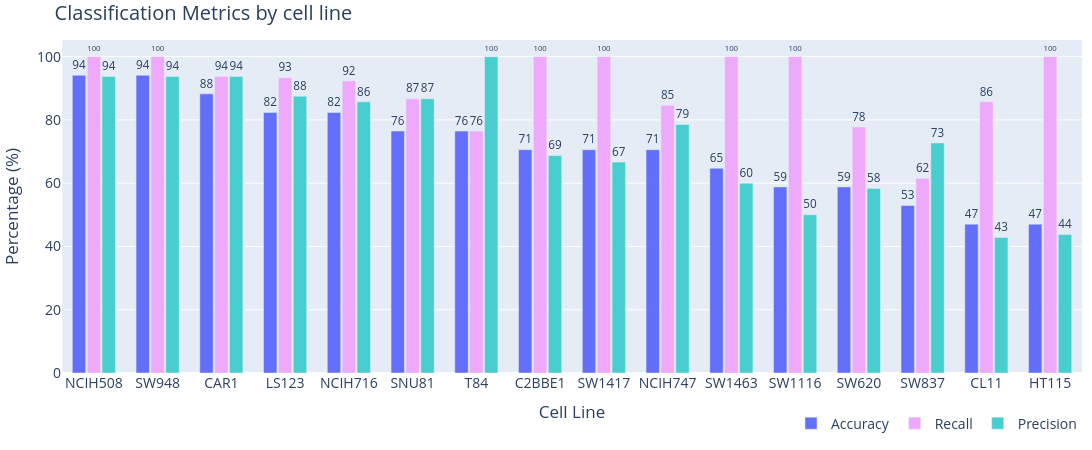
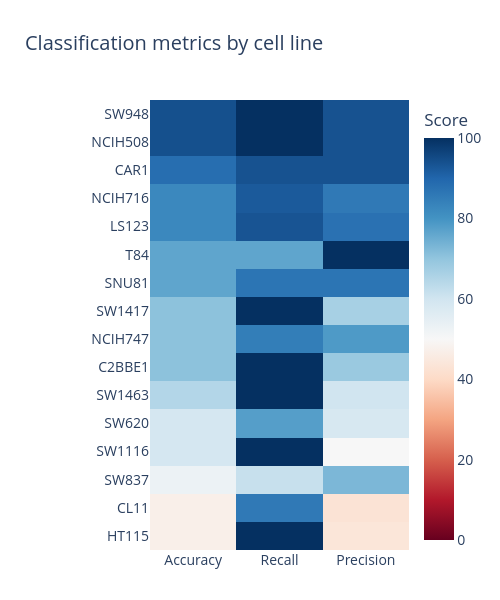
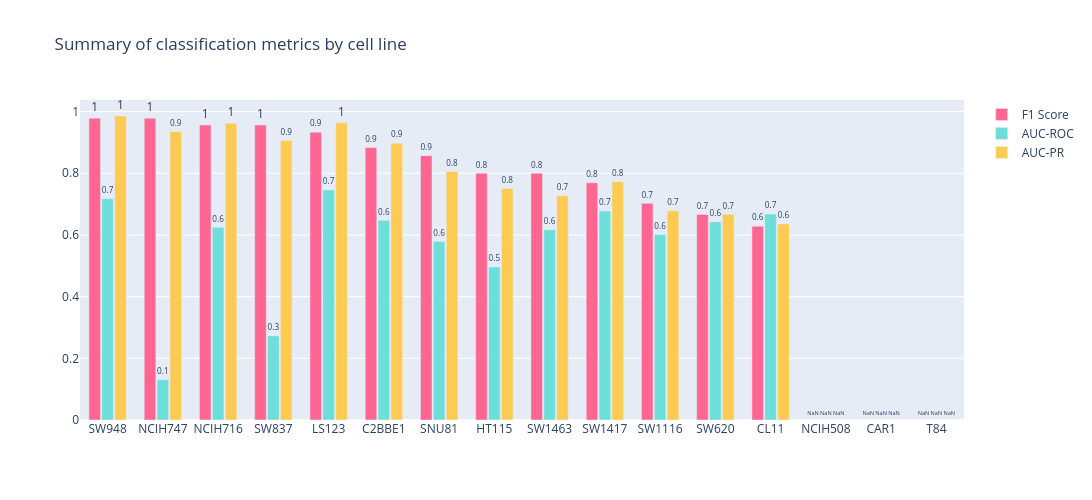
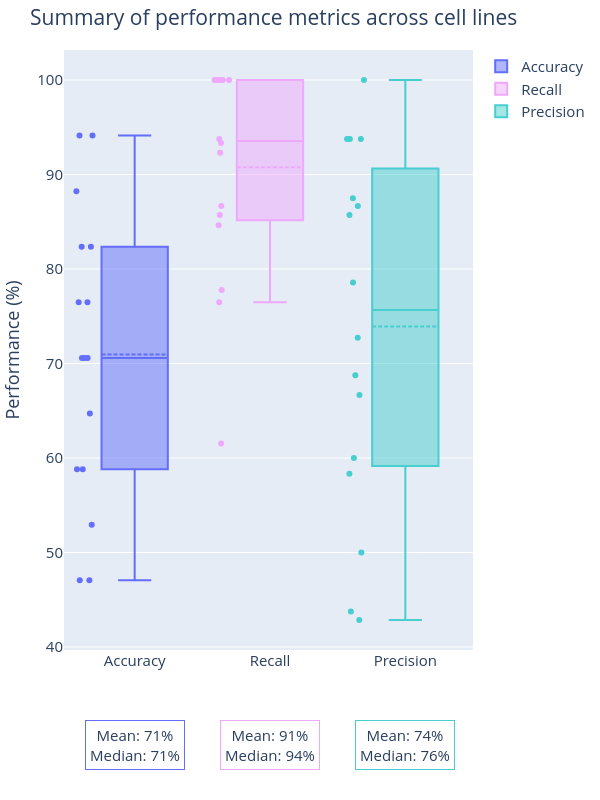

The notebook cell saved with these charts, in order:
### Markdown cell above
### Classification by Cell Line

### Code cell
make_classification_plots(
    str(results_dir), 
    plots_dir=str(plots_dir), 
    show=show,
    analysis_type="cell_line",
    debug=False
)

### Figure 1 — Plotly figure (JSON) as saved in the notebook; plotly's stock layout.template omitted (floating-point values rounded to 4 significant figures)
{"data": [{"marker": {"color": "#636EFA"}, "name": "Accuracy", "text": [94.0, 94.0, 88.0, 82.0, 82.0, 76.0, 76.0, 71.0, 71.0, 71.0, 65.0, 59.0, 59.0, 53.0, 47.0, 47.0], "textposition": "outside", "type": "bar", "x": ["NCIH508", "SW948", "CAR1", "LS123", "NCIH716", "SNU81", "T84", "C2BBE1", "SW1417", "NCIH747", "SW1463", "SW1116", "SW620", "SW837", "CL11", "HT115"], "y": [94.12, 94.12, 88.24, 82.35, 82.35, 76.47, 76.47, 70.59, 70.59, 70.59, 64.71, 58.82, 58.82, 52.94, 47.06, 47.06]}, {"marker": {"color": "#EEA9FC"}, "name": "Recall", "text": [100.0, 100.0, 94.0, 93.0, 92.0, 87.0, 76.0, 100.0, 100.0, 85.0, 100.0, 100.0, 78.0, 62.0, 86.0, 100.0], "textposition": "outside", "type": "bar", "x": ["NCIH508", "SW948", "CAR1", "LS123", "NCIH716", "SNU81", "T84", "C2BBE1", "SW1417", "NCIH747", "SW1463", "SW1116", "SW620", "SW837", "CL11", "HT115"], "y": [100.0, 100.0, 93.75, 93.33, 92.31, 86.67, 76.47, 100.0, 100.0, 84.62, 100.0, 100.0, 77.78, 61.54, 85.71, 100.0]}, {"marker": {"color": "#48CECE"}, "name": "Precision", "text": [94.0, 94.0, 94.0, 88.0, 86.0, 87.0, 100.0, 69.0, 67.0, 79.0, 60.0, 50.0, 58.0, 73.0, 43.0, 44.0], "textposition": "outside", "type": "bar", "x": ["NCIH508", "SW948", "CAR1", "LS123", "NCIH716", "SNU81", "T84", "C2BBE1", "SW1417", "NCIH747", "SW1463", "SW1116", "SW620", "SW837", "CL11", "HT115"], "y": [93.75, 93.75, 93.75, 87.5, 85.71, 86.67, 100.0, 68.75, 66.67, 78.57, 60.0, 50.0, 58.33, 72.73, 42.86, 43.75]}], "layout": {"bargap": 0.3, "bargroupgap": 0.1, "barmode": "group", "font": {"size": 14}, "height": 450, "legend": {"font": {"size": 14}, "orientation": "h", "x": 1, "xanchor": "right", "y": -0.2, "yanchor": "bottom"}, "margin": {"b": 10, "l": 10, "r": 10, "t": 40}, "title": {"text": "Classification Metrics by cell line"}, "width": 1400, "xaxis": {"title": {"text": "Cell Line"}}, "yaxis": {"title": {"text": "Percentage (%)"}}}}

### Figure 2 — Plotly figure (JSON) as saved in the notebook; plotly's stock layout.template omitted (floating-point values rounded to 4 significant figures)
{"data": [{"colorbar": {"title": {"text": "Score"}}, "colorscale": [[0, "rgb(103,0,31)"], [0.1, "rgb(178,24,43)"], [0.2, "rgb(214,96,77)"], [0.3, "rgb(244,165,130)"], [0.4, "rgb(253,219,199)"], [0.5, "rgb(247,247,247)"], [0.6, "rgb(209,229,240)"], [0.7, "rgb(146,197,222)"], [0.8, "rgb(67,147,195)"], [0.9, "rgb(33,102,172)"], [1, "rgb(5,48,97)"]], "type": "heatmap", "x": ["Accuracy", "Recall", "Precision"], "y": ["HT115", "CL11", "SW837", "SW1116", "SW620", "SW1463", "C2BBE1", "NCIH747", "SW1417", "SNU81", "T84", "LS123", "NCIH716", "CAR1", "NCIH508", "SW948"], "z": [[47.06, 100.0, 43.75], [47.06, 85.71, 42.86], [52.94, 61.54, 72.73], [58.82, 100.0, 50.0], [58.82, 77.78, 58.33], [64.71, 100.0, 60.0], [70.59, 100.0, 68.75], [70.59, 84.62, 78.57], [70.59, 100.0, 66.67], [76.47, 86.67, 86.67], [76.47, 76.47, 100.0], [82.35, 93.33, 87.5], [82.35, 92.31, 85.71], [88.24, 93.75, 93.75], [94.12, 100.0, 93.75], [94.12, 100.0, 93.75]], "zmax": 100, "zmin": 0}], "layout": {"font": {"size": 14}, "height": 600, "margin": {"b": 50, "l": 150, "r": 50, "t": 100}, "title": {"text": "Classification metrics by cell line"}, "width": 500}}

### Figure 3 — Plotly figure (JSON) as saved in the notebook; plotly's stock layout.template omitted (floating-point values rounded to 4 significant figures)
{"data": [{"marker": {"color": "#FF6692"}, "name": "F1 Score", "text": [1.0, 1.0, 1.0, 1.0, 0.9, 0.9, 0.9, 0.8, 0.8, 0.8, 0.7, 0.7, 0.6, NaN, NaN, NaN], "textposition": "outside", "type": "bar", "x": ["SW948", "NCIH747", "NCIH716", "SW837", "LS123", "C2BBE1", "SNU81", "HT115", "SW1463", "SW1417", "SW1116", "SW620", "CL11", "NCIH508", "CAR1", "T84"], "y": [0.9787, 0.9787, 0.9565, 0.9565, 0.9333, 0.8837, 0.8571, 0.8, 0.8, 0.7692, 0.7027, 0.6667, 0.6286, NaN, NaN, NaN]}, {"marker": {"color": "#6EDEDA"}, "name": "AUC-ROC", "text": [0.7, 0.1, 0.6, 0.3, 0.7, 0.6, 0.6, 0.5, 0.6, 0.7, 0.6, 0.6, 0.7, NaN, NaN, NaN], "textposition": "outside", "type": "bar", "x": ["SW948", "NCIH747", "NCIH716", "SW837", "LS123", "C2BBE1", "SNU81", "HT115", "SW1463", "SW1417", "SW1116", "SW620", "CL11", "NCIH508", "CAR1", "T84"], "y": [0.7174, 0.1304, 0.625, 0.2727, 0.746, 0.6474, 0.5787, 0.4961, 0.6172, 0.6778, 0.6014, 0.6424, 0.6678, NaN, NaN, NaN]}, {"marker": {"color": "#FECB52"}, "name": "AUC-PR", "text": [1.0, 0.9, 1.0, 0.9, 1.0, 0.9, 0.8, 0.8, 0.7, 0.8, 0.7, 0.7, 0.6, NaN, NaN, NaN], "textposition": "outside", "type": "bar", "x": ["SW948", "NCIH747", "NCIH716", "SW837", "LS123", "C2BBE1", "SNU81", "HT115", "SW1463", "SW1417", "SW1116", "SW620", "CL11", "NCIH508", "CAR1", "T84"], "y": [0.9857, 0.9357, 0.9619, 0.906, 0.9639, 0.8976, 0.8056, 0.7504, 0.7269, 0.7727, 0.6782, 0.667, 0.6356, NaN, NaN, NaN]}], "layout": {"bargap": 0.3, "bargroupgap": 0.1, "barmode": "group", "height": 500, "title": {"text": "Summary of classification metrics by cell line"}, "width": 1500}}

### Figure 4 — Plotly figure (JSON) as saved in the notebook; plotly's stock layout.template omitted (floating-point values rounded to 4 significant figures)
{"data": [{"boxmean": true, "boxpoints": "all", "hoverinfo": "y+text", "hovertext": ["SW948", "NCIH508", "CAR1", "NCIH716", "LS123", "T84", "SNU81", "C2BBE1", "NCIH747", "SW1417", "SW1463", "SW1116", "SW620", "SW837", "HT115", "CL11"], "marker": {"color": "#636EFA"}, "name": "Accuracy", "type": "box", "y": [94.12, 94.12, 88.24, 82.35, 82.35, 76.47, 76.47, 70.59, 70.59, 70.59, 64.71, 58.82, 58.82, 52.94, 47.06, 47.06]}, {"boxmean": true, "boxpoints": "all", "hoverinfo": "y+text", "hovertext": ["SW948", "NCIH508", "CAR1", "NCIH716", "LS123", "T84", "SNU81", "C2BBE1", "NCIH747", "SW1417", "SW1463", "SW1116", "SW620", "SW837", "HT115", "CL11"], "marker": {"color": "#EEA9FC"}, "name": "Recall", "type": "box", "y": [100.0, 100.0, 93.75, 92.31, 93.33, 76.47, 86.67, 100.0, 84.62, 100.0, 100.0, 100.0, 77.78, 61.54, 100.0, 85.71]}, {"boxmean": true, "boxpoints": "all", "hoverinfo": "y+text", "hovertext": ["SW948", "NCIH508", "CAR1", "NCIH716", "LS123", "T84", "SNU81", "C2BBE1", "NCIH747", "SW1417", "SW1463", "SW1116", "SW620", "SW837", "HT115", "CL11"], "marker": {"color": "#48CECE"}, "name": "Precision", "type": "box", "y": [93.75, 93.75, 93.75, 85.71, 87.5, 100.0, 86.67, 68.75, 78.57, 66.67, 60.0, 50.0, 58.33, 72.73, 43.75, 42.86]}], "layout": {"annotations": [{"align": "center", "bgcolor": "rgba(255, 255, 255, 0.8)", "bordercolor": "#636EFA", "borderpad": 4, "borderwidth": 1, "showarrow": false, "text": "Mean: 71%<br>Median: 71%", "x": "Accuracy", "y": -0.2, "yref": "paper"}, {"align": "center", "bgcolor": "rgba(255, 255, 255, 0.8)", "bordercolor": "#EEA9FC", "borderpad": 4, "borderwidth": 1, "showarrow": false, "text": "Mean: 91%<br>Median: 94%", "x": "Recall", "y": -0.2, "yref": "paper"}, {"align": "center", "bgcolor": "rgba(255, 255, 255, 0.8)", "bordercolor": "#48CECE", "borderpad": 4, "borderwidth": 1, "showarrow": false, "text": "Mean: 74%<br>Median: 76%", "x": "Precision", "y": -0.2, "yref": "paper"}], "font": {"size": 15}, "height": 800, "margin": {"b": 150, "l": 10, "r": 10, "t": 50}, "title": {"text": "Summary of performance metrics across cell lines"}, "width": 600, "yaxis": {"title": {"text": "Performance (%)"}}}}
